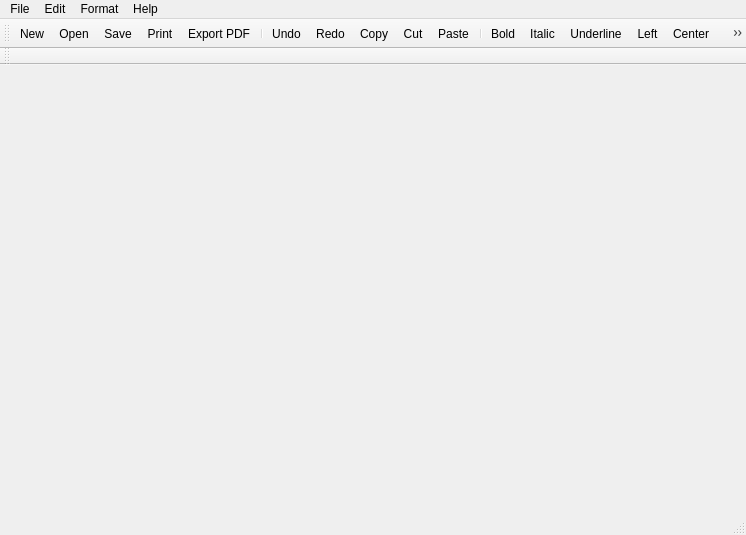
<?xml version="1.0" encoding="UTF-8"?>
<ui version="4.0">
 <class>TextEdit</class>
 <widget class="QMainWindow" name="TextEdit">
  <property name="geometry">
   <rect>
    <x>0</x>
    <y>0</y>
    <width>746</width>
    <height>535</height>
   </rect>
  </property>
  <property name="windowTitle">
   <string>TextEdit</string>
  </property>
  <widget class="QWidget" name="centralWidget">
   <layout class="QHBoxLayout" name="horizontalLayout"/>
  </widget>
  <widget class="QMenuBar" name="menuBar">
   <property name="geometry">
    <rect>
     <x>0</x>
     <y>0</y>
     <width>746</width>
     <height>22</height>
    </rect>
   </property>
   <widget class="QMenu" name="menuFile">
    <property name="title">
     <string>File</string>
    </property>
    <addaction name="actionNew"/>
    <addaction name="actionOpen"/>
    <addaction name="separator"/>
    <addaction name="actionSave"/>
    <addaction name="actionSave_As"/>
    <addaction name="separator"/>
    <addaction name="actionPrint"/>
    <addaction name="actionPrint_Preview"/>
    <addaction name="actionExport_PDF"/>
    <addaction name="separator"/>
    <addaction name="actionQuit"/>
   </widget>
   <widget class="QMenu" name="menuEdit">
    <property name="title">
     <string>Edit</string>
    </property>
    <addaction name="actionUndo"/>
    <addaction name="actionRedo"/>
    <addaction name="separator"/>
    <addaction name="actionCopy"/>
    <addaction name="actionCut"/>
    <addaction name="actionPaste"/>
   </widget>
   <widget class="QMenu" name="menuFormat">
    <property name="title">
     <string>Format</string>
    </property>
    <addaction name="actionBold"/>
    <addaction name="actionItalic"/>
    <addaction name="actionUnderline"/>
    <addaction name="separator"/>
    <addaction name="actionLeft"/>
    <addaction name="actionCenter"/>
    <addaction name="actionRight"/>
    <addaction name="actionJustify"/>
    <addaction name="separator"/>
    <addaction name="actionColor"/>
   </widget>
   <widget class="QMenu" name="menuHelp">
    <property name="title">
     <string>Help</string>
    </property>
    <addaction name="actionAbout"/>
    <addaction name="actionAbout_Qt"/>
   </widget>
   <addaction name="menuFile"/>
   <addaction name="menuEdit"/>
   <addaction name="menuFormat"/>
   <addaction name="menuHelp"/>
  </widget>
  <widget class="QToolBar" name="mainToolBar">
   <property name="minimumSize">
    <size>
     <width>0</width>
     <height>0</height>
    </size>
   </property>
   <attribute name="toolBarArea">
    <enum>TopToolBarArea</enum>
   </attribute>
   <attribute name="toolBarBreak">
    <bool>false</bool>
   </attribute>
   <addaction name="actionNew"/>
   <addaction name="actionOpen"/>
   <addaction name="actionSave"/>
   <addaction name="actionPrint"/>
   <addaction name="actionExport_PDF"/>
   <addaction name="separator"/>
   <addaction name="actionUndo"/>
   <addaction name="actionRedo"/>
   <addaction name="actionCopy"/>
   <addaction name="actionCut"/>
   <addaction name="actionPaste"/>
   <addaction name="separator"/>
   <addaction name="actionBold"/>
   <addaction name="actionItalic"/>
   <addaction name="actionUnderline"/>
   <addaction name="actionLeft"/>
   <addaction name="actionCenter"/>
   <addaction name="actionRight"/>
   <addaction name="actionJustify"/>
  </widget>
  <widget class="QStatusBar" name="statusBar"/>
  <widget class="QToolBar" name="toolBar">
   <property name="windowTitle">
    <string>toolBar</string>
   </property>
   <attribute name="toolBarArea">
    <enum>TopToolBarArea</enum>
   </attribute>
   <attribute name="toolBarBreak">
    <bool>true</bool>
   </attribute>
  </widget>
  <action name="actionNew">
   <property name="icon">
    <iconset resource="image.qrc">
     <normaloff>:/images/win/filenew.png</normaloff>
     <normalon>:/images/win/fileopen.png</normalon>:/images/win/filenew.png</iconset>
   </property>
   <property name="text">
    <string>New</string>
   </property>
   <property name="shortcut">
    <string>Ctrl+N</string>
   </property>
  </action>
  <action name="actionOpen">
   <property name="icon">
    <iconset>
     <normalon>:/images/win/fileopen.png</normalon>
    </iconset>
   </property>
   <property name="text">
    <string>Open...</string>
   </property>
   <property name="shortcut">
    <string>Ctrl+O</string>
   </property>
  </action>
  <action name="actionSave">
   <property name="icon">
    <iconset resource="image.qrc">
     <normaloff>:/images/win/filesave.png</normaloff>:/images/win/filesave.png</iconset>
   </property>
   <property name="text">
    <string>Save</string>
   </property>
   <property name="shortcut">
    <string>Ctrl+S</string>
   </property>
  </action>
  <action name="actionSave_As">
   <property name="text">
    <string>Save As...</string>
   </property>
  </action>
  <action name="actionPrint">
   <property name="icon">
    <iconset resource="image.qrc">
     <normaloff>:/images/win/fileprint.png</normaloff>:/images/win/fileprint.png</iconset>
   </property>
   <property name="text">
    <string>Print...</string>
   </property>
   <property name="shortcut">
    <string>Ctrl+P</string>
   </property>
  </action>
  <action name="actionPrint_Preview">
   <property name="icon">
    <iconset resource="image.qrc">
     <normaloff>:/images/win/fileprint.png</normaloff>:/images/win/fileprint.png</iconset>
   </property>
   <property name="text">
    <string>Print Preview...</string>
   </property>
  </action>
  <action name="actionExport_PDF">
   <property name="icon">
    <iconset resource="image.qrc">
     <normaloff>:/images/win/exportpdf.png</normaloff>:/images/win/exportpdf.png</iconset>
   </property>
   <property name="text">
    <string>Export PDF...</string>
   </property>
   <property name="shortcut">
    <string>Ctrl+D</string>
   </property>
  </action>
  <action name="actionQuit">
   <property name="text">
    <string>Quit</string>
   </property>
   <property name="shortcut">
    <string>Ctrl+Q</string>
   </property>
  </action>
  <action name="actionAbout">
   <property name="text">
    <string>About</string>
   </property>
  </action>
  <action name="actionBold">
   <property name="checkable">
    <bool>true</bool>
   </property>
   <property name="checked">
    <bool>false</bool>
   </property>
   <property name="icon">
    <iconset resource="image.qrc">
     <normaloff>:/images/win/textbold.png</normaloff>:/images/win/textbold.png</iconset>
   </property>
   <property name="text">
    <string>Bold</string>
   </property>
   <property name="toolTip">
    <string>&lt;html&gt;&lt;head/&gt;&lt;body&gt;&lt;p&gt;&lt;span style=&quot; font-weight:600;&quot;&gt;Bold&lt;/span&gt;&lt;/p&gt;&lt;/body&gt;&lt;/html&gt;</string>
   </property>
  </action>
  <action name="actionUndo">
   <property name="icon">
    <iconset resource="image.qrc">
     <normaloff>:/images/win/editundo.png</normaloff>:/images/win/editundo.png</iconset>
   </property>
   <property name="text">
    <string>Undo</string>
   </property>
   <property name="shortcut">
    <string>Ctrl+Z</string>
   </property>
  </action>
  <action name="actionRedo">
   <property name="icon">
    <iconset resource="image.qrc">
     <normaloff>:/images/win/editredo.png</normaloff>:/images/win/editredo.png</iconset>
   </property>
   <property name="text">
    <string>Redo</string>
   </property>
   <property name="shortcut">
    <string>Ctrl+Y</string>
   </property>
  </action>
  <action name="actionCopy">
   <property name="icon">
    <iconset resource="image.qrc">
     <normaloff>:/images/win/editcopy.png</normaloff>:/images/win/editcopy.png</iconset>
   </property>
   <property name="text">
    <string>Copy</string>
   </property>
   <property name="shortcut">
    <string>Ctrl+C</string>
   </property>
  </action>
  <action name="actionCut">
   <property name="icon">
    <iconset resource="image.qrc">
     <normaloff>:/images/win/editcut.png</normaloff>:/images/win/editcut.png</iconset>
   </property>
   <property name="text">
    <string>Cut</string>
   </property>
   <property name="shortcut">
    <string>Ctrl+X</string>
   </property>
  </action>
  <action name="actionPaste">
   <property name="icon">
    <iconset resource="image.qrc">
     <normaloff>:/images/win/editpaste.png</normaloff>:/images/win/editpaste.png</iconset>
   </property>
   <property name="text">
    <string>Paste</string>
   </property>
   <property name="shortcut">
    <string>Ctrl+P</string>
   </property>
  </action>
  <action name="actionItalic">
   <property name="checkable">
    <bool>true</bool>
   </property>
   <property name="icon">
    <iconset resource="image.qrc">
     <normaloff>:/images/win/textitalic.png</normaloff>:/images/win/textitalic.png</iconset>
   </property>
   <property name="text">
    <string>Italic</string>
   </property>
   <property name="shortcut">
    <string>Ctrl+I</string>
   </property>
  </action>
  <action name="actionUnderline">
   <property name="checkable">
    <bool>true</bool>
   </property>
   <property name="icon">
    <iconset resource="image.qrc">
     <normaloff>:/images/win/textunder.png</normaloff>:/images/win/textunder.png</iconset>
   </property>
   <property name="text">
    <string>Underline</string>
   </property>
   <property name="toolTip">
    <string>&lt;html&gt;&lt;head/&gt;&lt;body&gt;&lt;p&gt;&lt;span style=&quot; text-decoration: underline;&quot;&gt;Underline&lt;/span&gt;&lt;/p&gt;&lt;/body&gt;&lt;/html&gt;</string>
   </property>
   <property name="shortcut">
    <string>Ctrl+U</string>
   </property>
  </action>
  <action name="actionLeft">
   <property name="checkable">
    <bool>true</bool>
   </property>
   <property name="icon">
    <iconset resource="image.qrc">
     <normaloff>:/images/win/textleft.png</normaloff>:/images/win/textleft.png</iconset>
   </property>
   <property name="text">
    <string>Left</string>
   </property>
   <property name="shortcut">
    <string>Ctrl+L</string>
   </property>
  </action>
  <action name="actionCenter">
   <property name="checkable">
    <bool>true</bool>
   </property>
   <property name="icon">
    <iconset resource="image.qrc">
     <normaloff>:/images/win/textcenter.png</normaloff>:/images/win/textcenter.png</iconset>
   </property>
   <property name="text">
    <string>Center</string>
   </property>
   <property name="shortcut">
    <string>Ctrl+E</string>
   </property>
  </action>
  <action name="actionRight">
   <property name="checkable">
    <bool>true</bool>
   </property>
   <property name="icon">
    <iconset resource="image.qrc">
     <normaloff>:/images/win/textright.png</normaloff>:/images/win/textright.png</iconset>
   </property>
   <property name="text">
    <string>Right</string>
   </property>
   <property name="shortcut">
    <string>Ctrl+R</string>
   </property>
  </action>
  <action name="actionJustify">
   <property name="checkable">
    <bool>true</bool>
   </property>
   <property name="icon">
    <iconset resource="image.qrc">
     <normaloff>:/images/win/textjustify.png</normaloff>:/images/win/textjustify.png</iconset>
   </property>
   <property name="text">
    <string>Justify</string>
   </property>
   <property name="shortcut">
    <string>Ctrl+J</string>
   </property>
  </action>
  <action name="actionColor">
   <property name="text">
    <string>Color...</string>
   </property>
   <property name="toolTip">
    <string>Color...</string>
   </property>
  </action>
  <action name="actionAbout_Qt">
   <property name="text">
    <string>About Qt</string>
   </property>
  </action>
 </widget>
 <layoutdefault spacing="6" margin="0"/>
 <resources>
  <include location="image.qrc"/>
 </resources>
 <connections/>
</ui>
